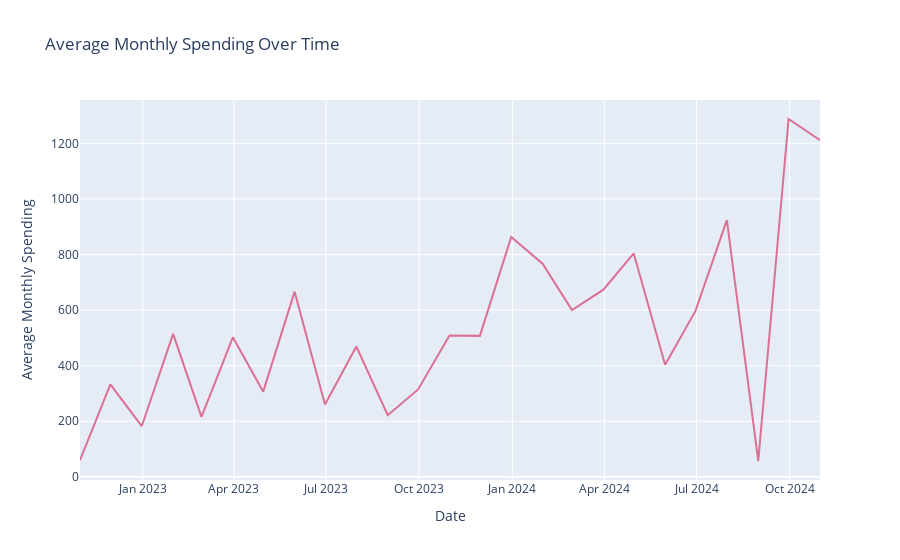

Source (notebook cell):
### Code cell
# Resample the daily spending to monthly spending
monthly_spending = daily_spending.resample('M', on='Date').sum().reset_index().sort_values(by='Date')

# Calculate the average monthly spending
monthly_spending['Average Monthly Spending'] = monthly_spending['Amount'] / monthly_spending['Date'].dt.daysinmonth

# Plot the average monthly spending using Plotly
fig = px.line(monthly_spending, x='Date', y='Average Monthly Spending', title='Average Monthly Spending Over Time')
fig.update_traces(line=dict(color='palevioletred'))
fig.show()

### Figure 1 — Plotly figure (JSON) as saved in the notebook; plotly's stock layout.template omitted (floating-point values rounded to 4 significant figures)
{"data": [{"hovertemplate": "Date=%{x}<br>Average Monthly Spending=%{y}<extra></extra>", "legendgroup": "", "line": {"color": "palevioletred", "dash": "solid"}, "marker": {"symbol": "circle"}, "mode": "lines", "name": "", "orientation": "v", "showlegend": false, "type": "scatter", "x": ["2022-10-31T00:00:00", "2022-11-30T00:00:00", "2022-12-31T00:00:00", "2023-01-31T00:00:00", "2023-02-28T00:00:00", "2023-03-31T00:00:00", "2023-04-30T00:00:00", "2023-05-31T00:00:00", "2023-06-30T00:00:00", "2023-07-31T00:00:00", "2023-08-31T00:00:00", "2023-09-30T00:00:00", "2023-10-31T00:00:00", "2023-11-30T00:00:00", "2023-12-31T00:00:00", "2024-01-31T00:00:00", "2024-02-29T00:00:00", "2024-03-31T00:00:00", "2024-04-30T00:00:00", "2024-05-31T00:00:00", "2024-06-30T00:00:00", "2024-07-31T00:00:00", "2024-08-31T00:00:00", "2024-09-30T00:00:00", "2024-10-31T00:00:00"], "xaxis": "x", "y": [60.11, 333.0, 182.2, 514.4, 215.9, 502.3, 306.6, 666.3, 260.7, 469.1, 221.7, 314.7, 508.5, 507.3, 863.2, 767.2, 600.1, 673.4, 803.9, 403.6, 596.9, 923.9, 57.09, 1288.0, 1212.0], "yaxis": "y"}], "layout": {"legend": {"tracegroupgap": 0}, "title": {"text": "Average Monthly Spending Over Time"}, "xaxis": {"anchor": "y", "domain": [0, 1], "title": {"text": "Date"}}, "yaxis": {"anchor": "x", "domain": [0, 1], "title": {"text": "Average Monthly Spending"}}}}
